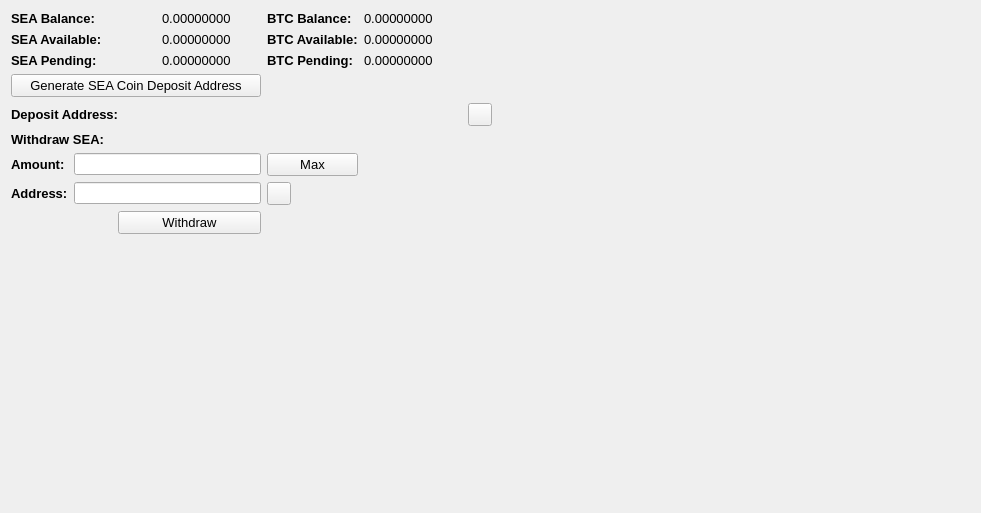
     <widget class="QWidget" name="BalanceTab">
      <attribute name="title">
       <string>Balance</string>
      </attribute>
      <layout class="QGridLayout" name="gridLayout_2">
       <item row="0" column="0" colspan="2">
        <widget class="QLabel" name="label_11">
         <property name="font">
          <font>
           <pointsize>10</pointsize>
           <weight>75</weight>
           <bold>true</bold>
          </font>
         </property>
         <property name="text">
          <string>SEA Balance:</string>
         </property>
        </widget>
       </item>
       <item row="0" column="3">
        <widget class="QLabel" name="HMBalanceLabel">
         <property name="font">
          <font>
           <pointsize>10</pointsize>
          </font>
         </property>
         <property name="text">
          <string>0.00000000</string>
         </property>
         <property name="textInteractionFlags">
          <set>Qt::LinksAccessibleByMouse|Qt::TextSelectableByMouse</set>
         </property>
        </widget>
       </item>
       <item row="0" column="4">
        <widget class="QLabel" name="label_12">
         <property name="font">
          <font>
           <pointsize>10</pointsize>
           <weight>75</weight>
           <bold>true</bold>
          </font>
         </property>
         <property name="text">
          <string>BTC Balance:</string>
         </property>
        </widget>
       </item>
       <item row="0" column="5">
        <widget class="QLabel" name="BitcoinBalanceLabel">
         <property name="font">
          <font>
           <pointsize>10</pointsize>
          </font>
         </property>
         <property name="text">
          <string>0.00000000</string>
         </property>
         <property name="textInteractionFlags">
          <set>Qt::LinksAccessibleByMouse|Qt::TextSelectableByMouse</set>
         </property>
        </widget>
       </item>
       <item row="0" column="7" rowspan="10">
        <spacer name="horizontalSpacer_4">
         <property name="orientation">
          <enum>Qt::Horizontal</enum>
         </property>
         <property name="sizeHint" stdset="0">
          <size>
           <width>478</width>
           <height>488</height>
          </size>
         </property>
        </spacer>
       </item>
       <item row="1" column="0" colspan="2">
        <widget class="QLabel" name="label_13">
         <property name="font">
          <font>
           <pointsize>10</pointsize>
           <weight>75</weight>
           <bold>true</bold>
          </font>
         </property>
         <property name="text">
          <string>SEA Available:</string>
         </property>
        </widget>
       </item>
       <item row="1" column="3">
        <widget class="QLabel" name="HMAvailableLabel_2">
         <property name="font">
          <font>
           <pointsize>10</pointsize>
          </font>
         </property>
         <property name="text">
          <string>0.00000000</string>
         </property>
         <property name="textInteractionFlags">
          <set>Qt::LinksAccessibleByMouse|Qt::TextSelectableByMouse</set>
         </property>
        </widget>
       </item>
       <item row="1" column="4">
        <widget class="QLabel" name="label_15">
         <property name="font">
          <font>
           <pointsize>10</pointsize>
           <weight>75</weight>
           <bold>true</bold>
          </font>
         </property>
         <property name="text">
          <string>BTC Available:</string>
         </property>
        </widget>
       </item>
       <item row="1" column="5">
        <widget class="QLabel" name="BitcoinAvailableLabel">
         <property name="font">
          <font>
           <pointsize>10</pointsize>
          </font>
         </property>
         <property name="text">
          <string>0.00000000</string>
         </property>
         <property name="textInteractionFlags">
          <set>Qt::LinksAccessibleByMouse|Qt::TextSelectableByMouse</set>
         </property>
        </widget>
       </item>
       <item row="2" column="0" colspan="2">
        <widget class="QLabel" name="label_14">
         <property name="font">
          <font>
           <pointsize>10</pointsize>
           <weight>75</weight>
           <bold>true</bold>
          </font>
         </property>
         <property name="text">
          <string>SEA Pending:</string>
         </property>
        </widget>
       </item>
       <item row="2" column="3">
        <widget class="QLabel" name="HMPendingLabel">
         <property name="font">
          <font>
           <pointsize>10</pointsize>
          </font>
         </property>
         <property name="text">
          <string>0.00000000</string>
         </property>
         <property name="textInteractionFlags">
          <set>Qt::LinksAccessibleByMouse|Qt::TextSelectableByMouse</set>
         </property>
        </widget>
       </item>
       <item row="2" column="4">
        <widget class="QLabel" name="label_31">
         <property name="font">
          <font>
           <pointsize>10</pointsize>
           <weight>75</weight>
           <bold>true</bold>
          </font>
         </property>
         <property name="text">
          <string>BTC Pending:</string>
         </property>
        </widget>
       </item>
       <item row="2" column="5">
        <widget class="QLabel" name="BitcoinPendingLabel">
         <property name="font">
          <font>
           <pointsize>10</pointsize>
          </font>
         </property>
         <property name="text">
          <string>0.00000000</string>
         </property>
         <property name="textInteractionFlags">
          <set>Qt::LinksAccessibleByMouse|Qt::TextSelectableByMouse</set>
         </property>
        </widget>
       </item>
       <item row="3" column="0" colspan="4">
        <widget class="QPushButton" name="GenDepositBTN">
         <property name="font">
          <font>
           <pointsize>10</pointsize>
          </font>
         </property>
         <property name="text">
          <string>Generate SEA Coin Deposit Address</string>
         </property>
        </widget>
       </item>
       <item row="4" column="0" colspan="3">
        <widget class="QLabel" name="label_33">
         <property name="font">
          <font>
           <pointsize>10</pointsize>
           <weight>75</weight>
           <bold>true</bold>
          </font>
         </property>
         <property name="text">
          <string>Deposit Address:</string>
         </property>
        </widget>
       </item>
       <item row="4" column="3" colspan="3">
        <widget class="QLabel" name="DepositAddressLabel">
         <property name="minimumSize">
          <size>
           <width>300</width>
           <height>0</height>
          </size>
         </property>
         <property name="palette">
          <palette>
           <active>
            <colorrole role="WindowText">
             <brush brushstyle="SolidPattern">
              <color alpha="255">
               <red>0</red>
               <green>0</green>
               <blue>0</blue>
              </color>
             </brush>
            </colorrole>
            <colorrole role="Text">
             <brush brushstyle="SolidPattern">
              <color alpha="255">
               <red>0</red>
               <green>0</green>
               <blue>255</blue>
              </color>
             </brush>
            </colorrole>
           </active>
           <inactive>
            <colorrole role="WindowText">
             <brush brushstyle="SolidPattern">
              <color alpha="255">
               <red>0</red>
               <green>0</green>
               <blue>0</blue>
              </color>
             </brush>
            </colorrole>
            <colorrole role="Text">
             <brush brushstyle="SolidPattern">
              <color alpha="255">
               <red>0</red>
               <green>0</green>
               <blue>255</blue>
              </color>
             </brush>
            </colorrole>
           </inactive>
           <disabled>
            <colorrole role="WindowText">
             <brush brushstyle="SolidPattern">
              <color alpha="255">
               <red>120</red>
               <green>120</green>
               <blue>120</blue>
              </color>
             </brush>
            </colorrole>
            <colorrole role="Text">
             <brush brushstyle="SolidPattern">
              <color alpha="255">
               <red>120</red>
               <green>120</green>
               <blue>120</blue>
              </color>
             </brush>
            </colorrole>
           </disabled>
          </palette>
         </property>
         <property name="font">
          <font>
           <pointsize>10</pointsize>
           <weight>75</weight>
           <bold>true</bold>
          </font>
         </property>
         <property name="text">
          <string/>
         </property>
         <property name="alignment">
          <set>Qt::AlignRight|Qt::AlignTrailing|Qt::AlignVCenter</set>
         </property>
         <property name="textInteractionFlags">
          <set>Qt::LinksAccessibleByMouse|Qt::TextSelectableByKeyboard|Qt::TextSelectableByMouse</set>
         </property>
        </widget>
       </item>
       <item row="4" column="6">
        <widget class="QToolButton" name="DepositCopyButton">
         <property name="toolTip">
          <string>Copy to clipboard</string>
         </property>
         <property name="text">
          <string/>
         </property>
         <property name="icon">
          <iconset resource="../bitcoin.qrc">
           <normaloff>:/icons/editcopy</normaloff>:/icons/editcopy</iconset>
         </property>
         <property name="shortcut">
          <string>Alt+P</string>
         </property>
        </widget>
       </item>
       <item row="5" column="0" colspan="2">
        <widget class="QLabel" name="label_34">
         <property name="font">
          <font>
           <pointsize>10</pointsize>
           <weight>75</weight>
           <bold>true</bold>
          </font>
         </property>
         <property name="text">
          <string>Withdraw SEA:</string>
         </property>
        </widget>
       </item>
       <item row="6" column="0">
        <widget class="QLabel" name="label_26">
         <property name="font">
          <font>
           <pointsize>10</pointsize>
           <weight>75</weight>
           <bold>true</bold>
          </font>
         </property>
         <property name="text">
          <string>Amount:</string>
         </property>
        </widget>
       </item>
       <item row="6" column="1" colspan="3">
        <widget class="QLineEdit" name="WithdrawUnitsInput">
         <property name="font">
          <font>
           <pointsize>9</pointsize>
           <weight>75</weight>
           <bold>true</bold>
          </font>
         </property>
         <property name="text">
          <string/>
         </property>
        </widget>
       </item>
       <item row="6" column="4">
        <widget class="QPushButton" name="Withdraw_Max_Amount">
         <property name="font">
          <font>
           <pointsize>10</pointsize>
          </font>
         </property>
         <property name="text">
          <string>Max</string>
         </property>
        </widget>
       </item>
       <item row="7" column="0">
        <widget class="QLabel" name="label_10">
         <property name="font">
          <font>
           <pointsize>10</pointsize>
           <weight>75</weight>
           <bold>true</bold>
          </font>
         </property>
         <property name="text">
          <string>Address:</string>
         </property>
        </widget>
       </item>
       <item row="7" column="1" colspan="3">
        <widget class="QLineEdit" name="WithdrawAddress">
         <property name="font">
          <font>
           <pointsize>9</pointsize>
           <weight>75</weight>
           <bold>true</bold>
          </font>
         </property>
        </widget>
       </item>
       <item row="7" column="4">
        <widget class="QToolButton" name="WithdrawPasteButton">
         <property name="toolTip">
          <string>Paste from clipboard</string>
         </property>
         <property name="text">
          <string/>
         </property>
         <property name="icon">
          <iconset resource="../bitcoin.qrc">
           <normaloff>:/icons/editpaste</normaloff>:/icons/editpaste</iconset>
         </property>
         <property name="shortcut">
          <string>Alt+P</string>
         </property>
        </widget>
       </item>
       <item row="8" column="2" colspan="2">
        <widget class="QPushButton" name="WithdrawUnitsBtn">
         <property name="font">
          <font>
           <pointsize>10</pointsize>
          </font>
         </property>
         <property name="text">
          <string>Withdraw</string>
         </property>
        </widget>
       </item>
       <item row="9" column="0" colspan="6">
        <spacer name="verticalSpacer">
         <property name="orientation">
          <enum>Qt::Vertical</enum>
         </property>
         <property name="sizeHint" stdset="0">
          <size>
           <width>428</width>
           <height>262</height>
          </size>
         </property>
        </spacer>
       </item>
      </layout>
      <zorder>label_31</zorder>
      <zorder>label_15</zorder>
      <zorder>label_12</zorder>
      <zorder>label_14</zorder>
      <zorder>label_13</zorder>
      <zorder>label_11</zorder>
      <zorder>BitcoinBalanceLabel</zorder>
      <zorder>HMBalanceLabel</zorder>
      <zorder>HMAvailableLabel_2</zorder>
      <zorder>HMPendingLabel</zorder>
      <zorder>BitcoinAvailableLabel</zorder>
      <zorder>BitcoinPendingLabel</zorder>
      <zorder>label_33</zorder>
      <zorder>GenDepositBTN</zorder>
      <zorder>DepositAddressLabel</zorder>
      <zorder>Withdraw_Max_Amount</zorder>
      <zorder>label_34</zorder>
      <zorder>WithdrawUnitsInput</zorder>
      <zorder>label_10</zorder>
      <zorder>label_26</zorder>
      <zorder>WithdrawAddress</zorder>
      <zorder>WithdrawUnitsBtn</zorder>
      <zorder>horizontalSpacer_4</zorder>
      <zorder>verticalSpacer</zorder>
      <zorder>WithdrawPasteButton</zorder>
      <zorder>DepositCopyButton</zorder>
     </widget>
